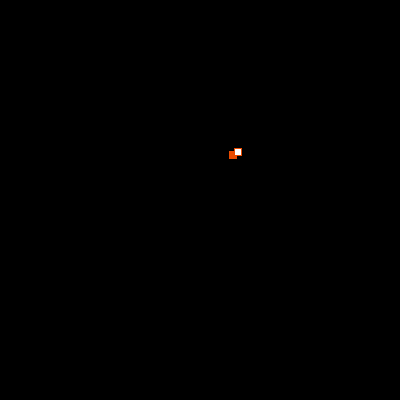
Frame 1 (no input)
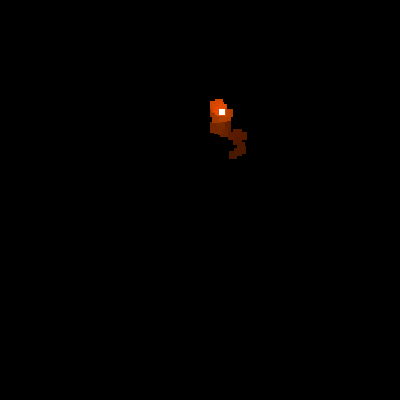
Frame 60 (the mouse pressed at the canvas centre just before this capture)
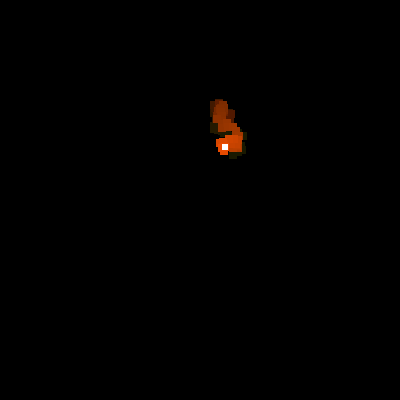
Frame 120 (the mouse held since frame 60 and released just before this capture)

The Processing sketch that drew these frames (run headless with seeded random() and noise(); from frame 60 on, the mouse is pressed at the canvas centre):

// Processing sketch: randomwalk
// ── randomwalk.pde
/*
Random walker

Basierend auf https://www.redblobgames.com/x/2202-turing-patterns/#random-walks
*/
int step = 6;
int size = 8;

int x = 200;
int y = 200;

// required to use transparancy in background
PGraphics buffer;

void setup() {
  size(400, 400);
  background(0);
  frameRate(30);

  x = int(random(100, 300));
  y = int(random(100, 300));
  
  buffer = createGraphics(400, 400);
}

void draw() {
  buffer.beginDraw();
  buffer.noStroke();
  buffer.background(0, 5);
  
  buffer.fill(233, 75, 0);
  buffer.rect(x, y, size, size);

  update();

  buffer.fill(233, 75, 0);
  buffer.rect(x, y, size, size);
  buffer.fill(255);
  buffer.rect(x+1, y+1, size-2, size-2);
  buffer.endDraw();
  image(buffer, 0, 0);
}

void update() {
  x += (int) random(-step, step);
  y += (int) random(-step, step);

  x = constrain(x, 10, width-10);
  y = constrain(y, 10, height-10);
}
